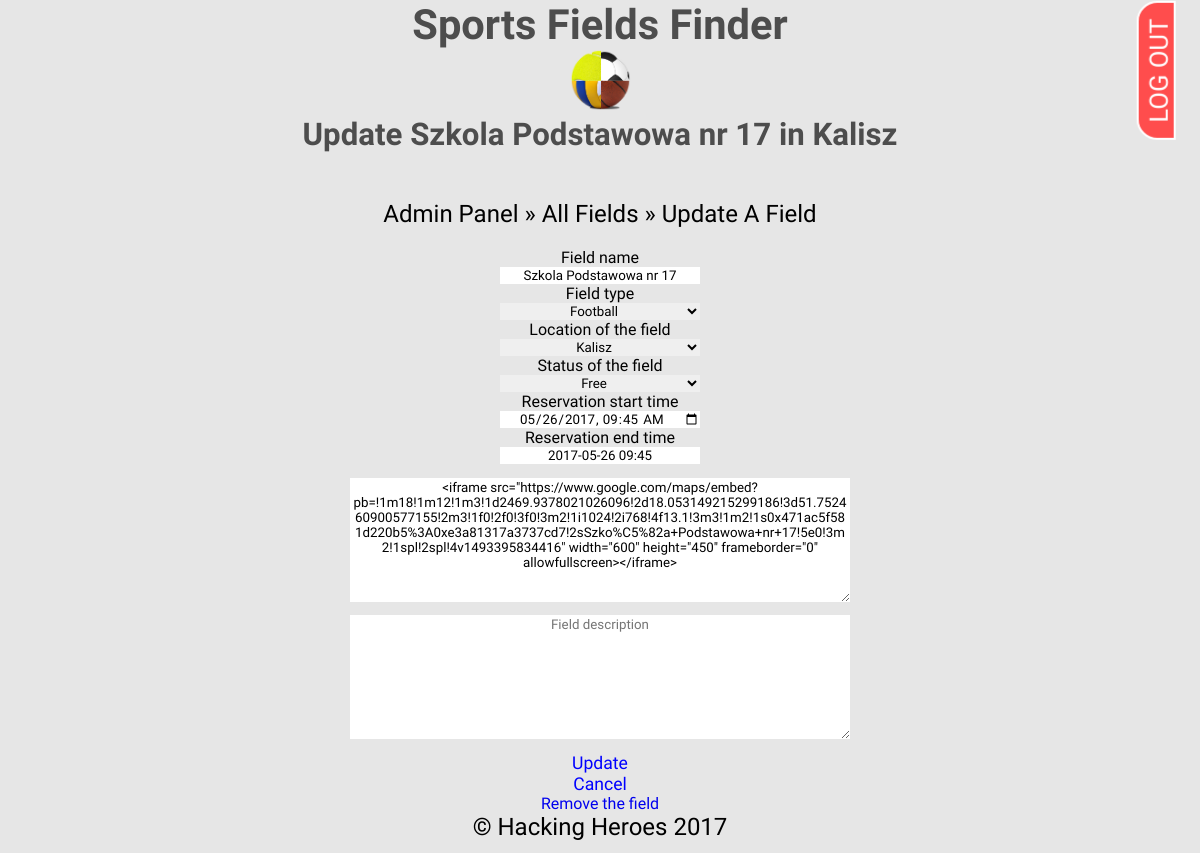
The page /update_field.php?id=1 (signed in) on the database its author committed.
### tables this page shows
CREATE TABLE `fields` (
  `id` bigint(255) NOT NULL AUTO_INCREMENT,
  `name` varchar(30) NOT NULL,
  `position` text NOT NULL,
  `status` varchar(15) NOT NULL,
  `type` varchar(25) NOT NULL,
  `city` varchar(30) NOT NULL,
  `description` text NOT NULL,
  `starttime` varchar(100) NOT NULL,
  `endtime` varchar(100) NOT NULL,
  `last_modifier` bigint(255) NOT NULL,
  PRIMARY KEY (`id`)
);

### update_field.php (the view, shortened to what this page needs)
<?php
    include "SQL/db_connect.php";
    include "Base/head.php";
    if(isset($_COOKIE['ID']) || isset($_COOKIE['sff_admin']) ): ?>
        <a onclick="log_out();" ontouch="log_out();" ontouch="log_out();" id="log-out" href="#">LOG OUT</a>
    <?php endif;
    if (isset($_COOKIE['sff_admin'])):
        $id = mysqli_real_escape_string($conn, $_GET['id']);
        $sql = "SELECT city, position, type, name, status, endtime, starttime, description FROM fields WHERE id = $id";
        $result = $conn->query($sql);
        $fields_data = mysqli_fetch_all($result, MYSQLI_ASSOC);
        $field = $fields_data[0];
        ?>
<header>
    <h1>Sports Fields Finder</h1>
    <a href="index.php"><img src="img/logo.png" alt="logo" /></a>
    <h2>Update <?= $field['name']?> in <?= $field['city']?> </h2>
</header>
<nav>
    <a href="admin-panel.php">Admin panel</a> &raquo;
    <a href="all_fields.php">All fields</a> &raquo;
    <a href="#">Update a field</a>
</nav>
<section>
    <form class="form" action="_update_field.php?id=<?= $id?>" method="post">
        <label for="field_name">Field name</label>
        <input type="text" name="field_name" value="<?= $field['name']?>" maxlength="30" required="required">
        <label for="field_type">Field type</label>
        <select class="" name="field_type">
            <option value="football" id="football">Football</option>
        </select>
        <label for="city">Location of the field</label>
        <select class="" name="city">
            <option value="Kalisz" id="Kalisz">Kalisz</option>
        </select>
        <label for="field_status">Status of the field</label>
        <select class="" name="field_status">
            <option value="free" id="free">Free</option>
        </select>
        <label for="starttime">Reservation start time</label>
        <input type="datetime-local" name="starttime" value="<?= date("Y-m-d H:i", $field['starttime'])?>">
        <label for="endtime">Reservation end time</label>
        <input type="datetime-loacal" name="endttime" value="<?= date("Y-m-d H:i", $field['endtime'])?>">
        <textarea name="map_link" rows="8" cols="60" required="required"><?= $field['position']?></textarea>
        <textarea name="description" rows="8" cols="60" placeholder="Field description"><?= $field['description']?></textarea>
        <div class="form-buttons">
            <input type="submit" name="submit" value="Update">
            <a href="all_fields.php">Cancel</a>
        </div>
    </form>
    <a href="#confirm_dialog" class="back-button" onclick="document.getElementById('confirm_dialog').style.display='block'">Remove the field</a>
</section>
<?php
    else: header("Location: admin_login.php");
    endif;
    include "Base/foot.php";
?>

### css/style.css (style rules this page uses)
* { margin: 0; border: 0; box-sizing: border-box; font-family: 'Khand', sans-serif; }
body { background: #e6e6e6; }
a { text-decoration: none; }
a#log-out:link, a#log-out:visited, a#log-out { display: inline-block; position: fixed; padding: 0.2em 0.6em 0; top: 2em; right: -1em; transform: rotate(-90deg); border-radius: 0.8em 0.8em 0 0; border: 2px white solid; background: #ff4d4d; color: white; font-size: 1.6em; transition: opacity 0.3s ease-out; transition-property: all; }
nav { height: 6vh; text-align: center; font-size: 3vh; text-transform: capitalize; }
nav a:link, nav a:visited { color: black; }
header { height: 25vh; font-size: 2.6vh; color: #4d4d4d; padding: 0em 1em; text-align: center; }
header img { width: 3em; height: auto; }
.description, .title, h2, .status-free, .status-occupied, .reservation input { text-align: center; font-family: 'Khand', sans-serif; }
form input[type="submit"], form input[type="reset"] { -webkit-appearance: none; }
.form { text-align: center; margin: 0 auto; }
.form input, .form textarea { display: block; margin: 0 auto; text-align: center; max-width: 100%; }
.form select, .form label { display: block; text-align: center; margin: 0 auto; }
.form select { width: 200px; }
.form input { width: 200px; }
.form textarea { display: block; margin: 1em auto; width: 50vw; max-width: 500px; min-width: 200px; }
div.form-buttons { margin-top: 0.6em; display: inline; }
.form input[type="submit"], .form-buttons a { background: rgba(0,0,0,0); font-size: 1.1em; width: auto; color: blue; cursor: pointer; }
a.back-button { display: block; text-align: center; }

### rows shown on the page
fields: name "Szkola Podstawowa nr 17", city "Kalisz", field_name "Szkola Podstawowa nr 17", starttime "05/26/2017 09:45", endttime "2017-05-26 09:45", map_link "<iframe src=\"https://www.google.com/maps/embed?pb=!1m18!1m12!1m3!1d2469.9378021026096!2d18.053149215299186!3d51.752460900577155!2m3!1f0!2f0!3f0!3m2!1i1024!2i768!4f13.1!3m3!1m2!1s0x471ac5f581d220b5%3A0xe3a81317a3737cd7!2sSzko%C5%82a+Podstawowa+nr+17!5e0!3m2!1spl!2spl!4v1493395834416\" width=\"600\" height=\"450\" frameborder=\"0\" allowfullscreen></iframe>"
